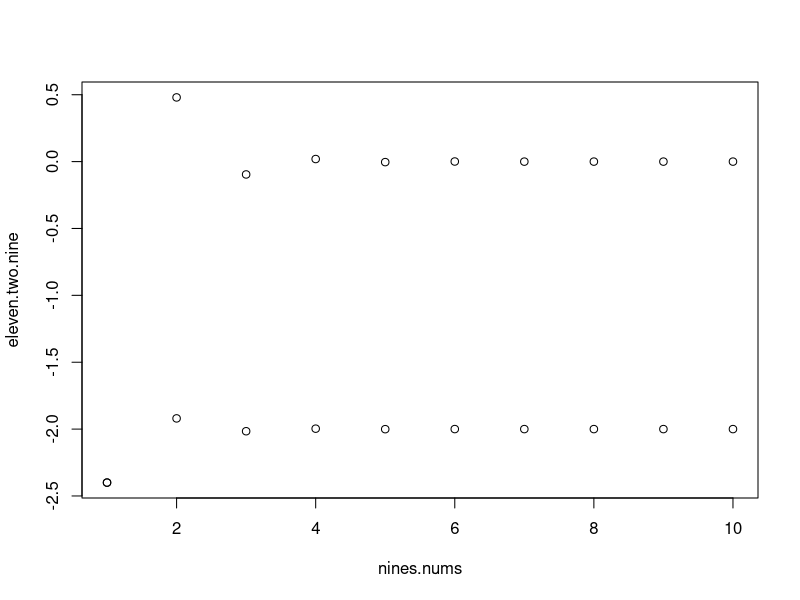

Source code (R): (Note: this script raises an error after producing the figure.)
### calculus chapter 11 - sequences and series ###


eleven.two.nine = 0
lvn.t.nn.sum = 0
for (i in 1:10){
  eleven.two.nine[i] = 12/(-5)^i
  lvn.t.nn.sum[i] = sum(eleven.two.nine)
}
eleven.two.nine
lvn.t.nn.sum
nines.nums = as.vector(1:10)
plot(nines.nums, eleven.two.nine)
points(nines.nums, lvn.t.nn.sum)
datfr = data.frame(nums = nines.nums, sqnce = eleven.two.nine, sries = lvn.t.nn.sum)
ggplot(datfr, aes(x = nums, y = sqnce)) + geom_point(col = "red") + 
  geom_point(aes(x = nums, y = sries), col = "green") + geom_point(alpha = .2)

two.lvn = 0
t.lvn.sum = 0
for (i in 1:10){
  two.lvn[i] = i/sqrt(i^2 + 4)
  t.lvn.sum[i] = sum(two.lvn)
}
two.lvn
t.lvn.sum
lvn.nums = as.vector(1:10)
datfr11 = data.frame(nums = lvn.nums, sqnce = two.lvn, sries = t.lvn.sum)
ggplot(datfr11, aes(x = lvn.nums, y = sqnce)) + geom_point(col = "red") + 
  geom_point(aes(x = nums, y = sries), col = "green") + geom_point(alpha = .2)

two.thrtn = 0
thrtn.sum = 0
for (i in 1:10){
  two.thrtn[i] = 1/(i^2 + 1)
  thrtn.sum[i] = sum(two.thrtn)
}
two.thrtn
thrtn.sum
thrtn.nums = as.vector(1:10)
datfr13 = data.frame(nums = thrtn.nums, sqnce = two.thrtn, sries = thrtn.sum)
ggplot(datfr13, aes(x = thrtn.nums, y = sqnce)) + geom_point(col = "red") + 
  geom_point(aes(x = nums, y = sries), col = "green") + geom_point(alpha = .2)

two.fftn = 0
t.ftn.sum = 0
for (i in 1:30){
  two.fftn[i] = 2*i/(3*i +1)
  t.ftn.sum[i] = sum(two.fftn)
}
two.fftn
t.ftn.sum
fftn.nums = as.vector(1:30)
datfr15 = data.frame(nums = fftn.nums, sqnce = two.fftn, sries = t.ftn.sum)
ggplot(datfr15, aes(x = nums, y = sqnce)) + geom_point(col = "red") + 
  geom_point(aes(x = nums, y = sries), col = "green") + geom_point(alpha = .2)

foo = 0
for (i in 1:100){
  foo[i] = ((-1)^(i-1))*2/(5^(i-2))
  bar = sum(foo)
}
bar


poo = 0
par = 0
for (i in 1:200){
  poo[i] = 1/i^2
  par[i] = sum(poo)
}
poo
par
poar.nums = as.vector(1:200)
datpoar = data.frame(nums = poar.nums, sqnce = poo, sries = par)
ggplot(datpoar, aes(x = nums, y = sqnce)) + geom_point(col = "red") + 
  geom_point(aes(x = nums, y = sries), col = "green") + geom_point(alpha = .2)


fucpi = function(x) (1/x^2)
curve(fucpi, from = -4, to = 4, ylim = c(-3,20))
abline(v = 0, h = 0)
length(seq(1,27,2))







